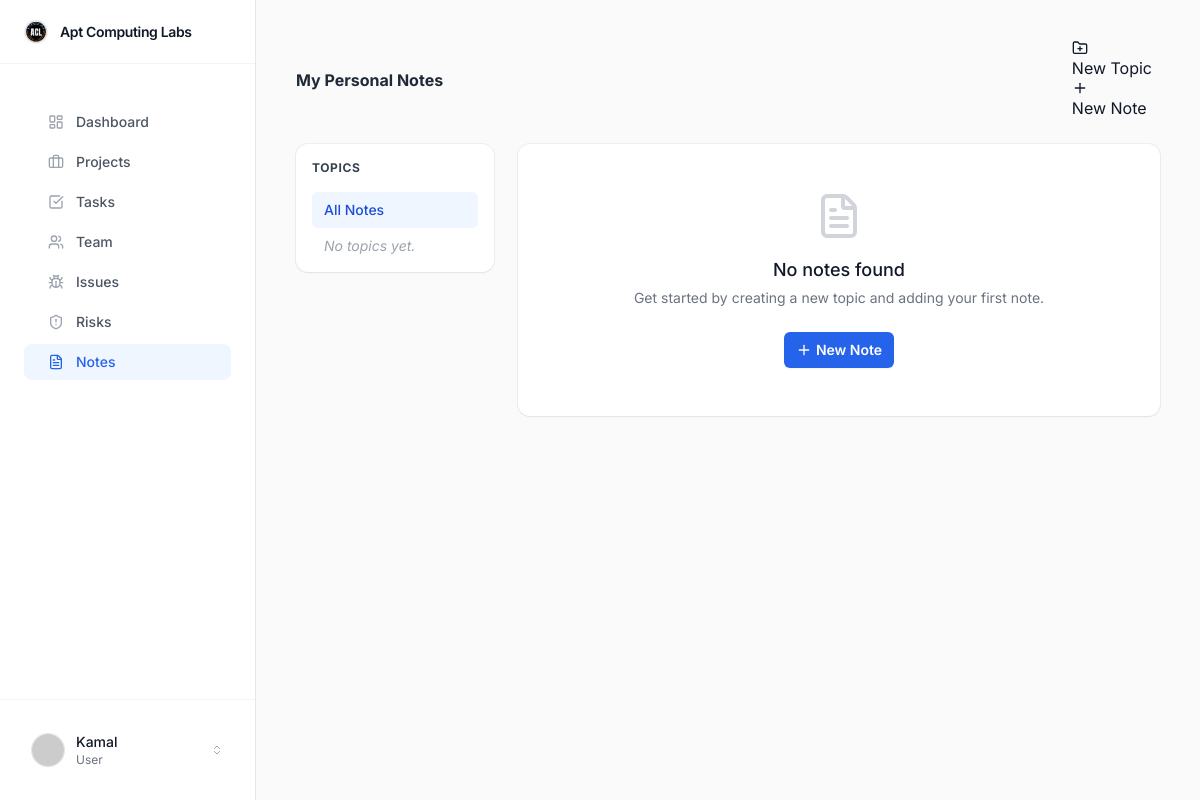
The app's page /notes/ (signed in), older data.
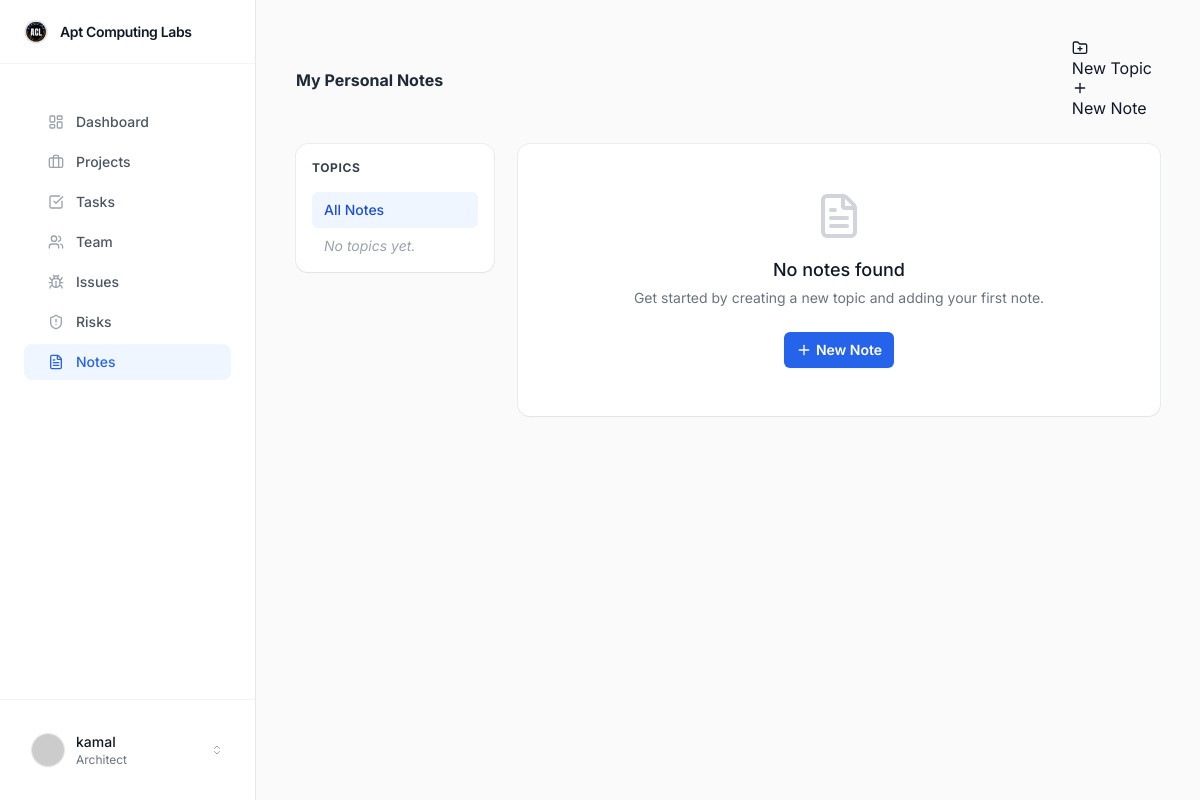
The same page, newer data.
### core/models.py (models this page shows, shortened)
class BaseModel(models.Model):
    id = models.BigAutoField(primary_key=True)
    uuid = models.UUIDField(default=uuid.uuid4, editable=False, unique=True)
    created_at = models.DateTimeField(auto_now_add=True)
    updated_at = models.DateTimeField(auto_now=True)
    created_by = models.ForeignKey('core.User', on_delete=models.SET_NULL, null=True, blank=True, related_name="%(app_label)s_%(class)s_created")
    updated_by = models.ForeignKey('core.User', on_delete=models.SET_NULL, null=True, blank=True, related_name="%(app_label)s_%(class)s_updated")
    is_active = models.BooleanField(default=True)
    class Meta:
        abstract = True

class User(AbstractUser, BaseModel):
    username = None # Remove username field
    email = models.EmailField(_('email address'), unique=True)
    roles = models.ManyToManyField(Role, blank=True, related_name='users')
    team = models.ForeignKey('teams.Team', on_delete=models.SET_NULL, null=True, blank=True, related_name='team_users')
    avatar = models.ImageField(upload_to='avatars/', null=True, blank=True)
    interested_topics = models.CharField(max_length=255, blank=True, help_text="Comma-separated topics of interest")
    daily_news_cache = models.JSONField(default=list, blank=True)
    news_last_fetched = models.DateField(null=True, blank=True)
    USERNAME_FIELD = 'email'
    REQUIRED_FIELDS = []
    objects = CustomUserManager()

class Role(BaseModel):
    name = models.CharField(max_length=100, unique=True)
    description = models.TextField(blank=True)

### core/views.py (the view)
# urls.py: path('notes/', views.notes_dashboard, name='notes_dashboard'),
@login_required
def notes_dashboard(request):
    topics = NoteTopic.objects.filter(user=request.user)
    selected_topic_id = request.GET.get('topic')
    if selected_topic_id:
        notes = Note.objects.filter(user=request.user, topic_id=selected_topic_id)
    else:
        notes = Note.objects.filter(user=request.user)
    return render(request, 'core/notes/dashboard.html', {
        'topics': topics,
        'notes': notes,
        'selected_topic_id': int(selected_topic_id) if selected_topic_id else None
    })

### ai_assistant/permissions.py (called while the page is built)
def is_pia_system_admin(user):
    if not user.is_authenticated:
        return False
    if user.is_staff or user.is_superuser:
        return True
    return user.roles.filter(name='System Admin').exists()

### ai_assistant/templatetags/pia_permissions.py (called while the page is built)
@register.filter
def is_pia_system_admin_user(user):
    return is_pia_system_admin(user)

### templates/core/notes/dashboard.html (shortened to what the changed rows need)
{% extends 'base.html' %}
{% load crispy_forms_tags %}
{% block content %}
<div class="flex justify-between items-center mb-6">
    <h2 class="h3 mb-0 text-gray-800 font-bold">My Personal Notes</h2>
</div>
{% endblock %}

### templates/base.html (shortened to what the changed rows need)
<!DOCTYPE html>
<html lang="en">
<head>
    <script src="https://cdn.tailwindcss.com"></script>
    {% load static %}
    {% load pia_permissions %}
</head>
<body class="bg-gray-50 text-gray-900 font-sans antialiased flex h-screen overflow-hidden">
    <aside class="w-64 {% if request.user.is_staff or request.user.is_superuser %}bg-slate-50 border-slate-200{% else %}bg-white border-gray-200{% endif %} border-r flex flex-col justify-between hidden md:flex h-full z-10 flex-shrink-0">
        <div class="p-6 border-t border-gray-100">
            <div class="flex items-center cursor-pointer p-2 hover:bg-gray-50 rounded-lg transition-colors group relative">
                <div class="ml-3 overflow-hidden flex-1">
                    <p class="text-sm font-medium text-gray-900 truncate">{{ request.user.first_name|default:request.user.email }}</p>
                    <p class="text-xs text-gray-500 truncate">
                        {% if request.user.is_superuser %}System Admin
                        {% elif request.user.roles.exists %}{{ request.user.roles.first.name }}
                        {% else %}User{% endif %}
                    </p>
                </div>
            </div>
        </div>
    </aside>
    <div class="flex-1 flex flex-col h-full overflow-hidden">
        <main class="flex-1 overflow-y-auto {% if request.user.is_staff or request.user.is_superuser %}bg-[#f8fafc] border-t-4 border-brand-500{% else %}bg-[#FAFAFA]{% endif %}">
            <div class="p-6 md:p-10 max-w-7xl mx-auto">
                {% block content %}
                {% endblock %}
            </div>
        </main>
    </div>
</body>
</html>

Row changes from the older to the newer data that the page shows:
changed User: user.first_name "Kamal" → "kamal"; user.roles.first.name (not shown) → "Architect"
Text that changed along with them:
text no longer shown: "User"
